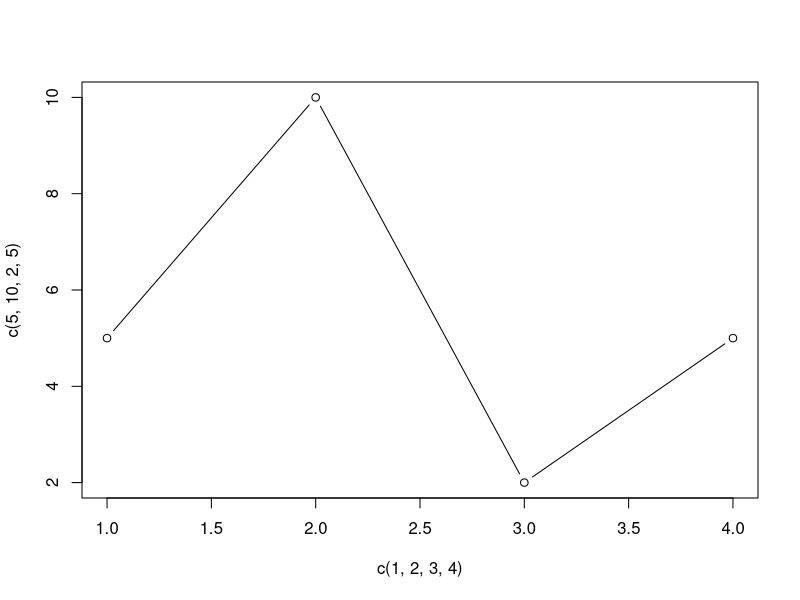
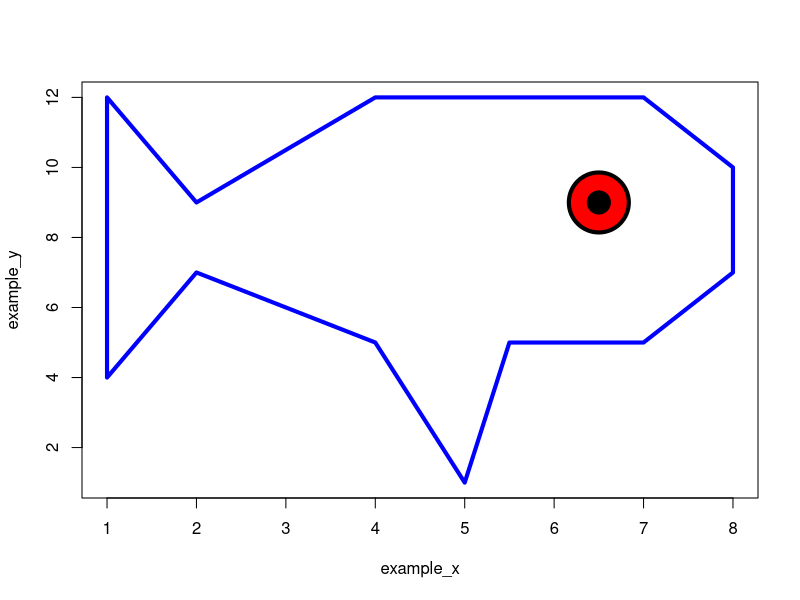

Generate these figures, in order, with R:
## ---- chunk 1
knitr::opts_chunk$set(echo = TRUE)
## ---- chunk 2
2+2
a = 2 + 3
x = 4
y = 7
x + y
## ---- chunk 3
class(2)
class("hello")
class(list("I", "love", "sleep"))
class(list(2,5,3,9,1))

## ---- chunk 4
data.frame(numbers = c("A", "B", "C", "D"), integers = c(1,2,3,4))

## ---- chunk 5
print("Hello world")
max(2,5,3,9,1)
min(2,5,3,9,1)

## ---- chunk 6
plot(x = c(1,2,3,4), y = c(5, 10, 2, 5), type = "b")
## ---- chunk 7
example_x <- c(1,1,2,4,5,6,7,8,8,7,6,5.5,5,4,4,4,2,1)
example_y <- c(4,12,9,12,12,12,12,10,7,5,5,5,1,5,5,5,7,4)
plot(x = example_x, y = example_y, type = "l", col = "blue", lwd = 4)
symbols(6.5,9, circles = 0.1, add = TRUE, bg = "red", lwd = 4, inches = 0.3)
symbols(6.5,9, circles = 0.1, add = TRUE, bg = "black", lwd = 4, inches = 0.1)
